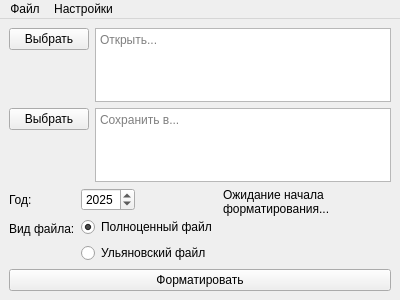
<?xml version="1.0" encoding="UTF-8"?>
<ui version="4.0">
 <class>MainWindow</class>
 <widget class="QMainWindow" name="MainWindow">
  <property name="geometry">
   <rect>
    <x>0</x>
    <y>0</y>
    <width>400</width>
    <height>300</height>
   </rect>
  </property>
  <property name="minimumSize">
   <size>
    <width>400</width>
    <height>300</height>
   </size>
  </property>
  <property name="windowTitle">
   <string>Кадровые данные</string>
  </property>
  <widget class="QWidget" name="centralwidget">
   <layout class="QVBoxLayout" name="verticalLayout_3">
    <item>
     <layout class="QFormLayout" name="formLayout">
      <item row="0" column="1">
       <widget class="QTextEdit" name="textEditSelectedFilePath">
        <property name="sizePolicy">
         <sizepolicy hsizetype="Expanding" vsizetype="Expanding">
          <horstretch>0</horstretch>
          <verstretch>0</verstretch>
         </sizepolicy>
        </property>
        <property name="placeholderText">
         <string>Открыть...</string>
        </property>
       </widget>
      </item>
      <item row="1" column="1">
       <widget class="QTextEdit" name="textEditResultPath">
        <property name="sizePolicy">
         <sizepolicy hsizetype="Expanding" vsizetype="Expanding">
          <horstretch>0</horstretch>
          <verstretch>0</verstretch>
         </sizepolicy>
        </property>
        <property name="placeholderText">
         <string>Сохранить в...</string>
        </property>
       </widget>
      </item>
      <item row="0" column="0">
       <widget class="QPushButton" name="btnOpenFile">
        <property name="sizePolicy">
         <sizepolicy hsizetype="Maximum" vsizetype="Maximum">
          <horstretch>0</horstretch>
          <verstretch>0</verstretch>
         </sizepolicy>
        </property>
        <property name="text">
         <string>Выбрать</string>
        </property>
       </widget>
      </item>
      <item row="1" column="0">
       <widget class="QPushButton" name="btnSelectResultPath">
        <property name="sizePolicy">
         <sizepolicy hsizetype="Maximum" vsizetype="Maximum">
          <horstretch>0</horstretch>
          <verstretch>0</verstretch>
         </sizepolicy>
        </property>
        <property name="text">
         <string>Выбрать</string>
        </property>
       </widget>
      </item>
     </layout>
    </item>
    <item>
     <layout class="QHBoxLayout" name="horizontalLayout">
      <item>
       <layout class="QFormLayout" name="formLayoutSettings">
        <item row="0" column="0">
         <widget class="QLabel" name="labelYear">
          <property name="sizePolicy">
           <sizepolicy hsizetype="Maximum" vsizetype="Preferred">
            <horstretch>0</horstretch>
            <verstretch>0</verstretch>
           </sizepolicy>
          </property>
          <property name="text">
           <string>Год:</string>
          </property>
         </widget>
        </item>
        <item row="0" column="1">
         <widget class="QSpinBox" name="spinBoxFileYear">
          <property name="sizePolicy">
           <sizepolicy hsizetype="Maximum" vsizetype="Fixed">
            <horstretch>0</horstretch>
            <verstretch>0</verstretch>
           </sizepolicy>
          </property>
          <property name="minimum">
           <number>2000</number>
          </property>
          <property name="maximum">
           <number>3000</number>
          </property>
          <property name="value">
           <number>2025</number>
          </property>
         </widget>
        </item>
        <item row="1" column="0">
         <widget class="QLabel" name="labelFileType">
          <property name="sizePolicy">
           <sizepolicy hsizetype="Maximum" vsizetype="Preferred">
            <horstretch>0</horstretch>
            <verstretch>0</verstretch>
           </sizepolicy>
          </property>
          <property name="text">
           <string>Вид файла:</string>
          </property>
         </widget>
        </item>
        <item row="1" column="1">
         <layout class="QVBoxLayout" name="verticalLayout">
          <item>
           <widget class="QRadioButton" name="radioBtnFullFile">
            <property name="text">
             <string>Полноценный файл</string>
            </property>
            <property name="checked">
             <bool>true</bool>
            </property>
           </widget>
          </item>
          <item>
           <widget class="QRadioButton" name="radioBtnULFile">
            <property name="text">
             <string>Ульяновский файл</string>
            </property>
           </widget>
          </item>
         </layout>
        </item>
       </layout>
      </item>
      <item>
       <widget class="QLabel" name="labelError">
        <property name="sizePolicy">
         <sizepolicy hsizetype="Expanding" vsizetype="Expanding">
          <horstretch>0</horstretch>
          <verstretch>0</verstretch>
         </sizepolicy>
        </property>
        <property name="text">
         <string>Ожидание начала форматирования...</string>
        </property>
        <property name="alignment">
         <set>Qt::AlignLeading|Qt::AlignLeft|Qt::AlignTop</set>
        </property>
        <property name="wordWrap">
         <bool>true</bool>
        </property>
       </widget>
      </item>
     </layout>
    </item>
    <item>
     <widget class="QPushButton" name="btnDoFormatToCSV">
      <property name="text">
       <string>Форматировать</string>
      </property>
     </widget>
    </item>
   </layout>
  </widget>
  <widget class="QMenuBar" name="menuBar">
   <property name="geometry">
    <rect>
     <x>0</x>
     <y>0</y>
     <width>400</width>
     <height>21</height>
    </rect>
   </property>
   <widget class="QMenu" name="menu_settings">
    <property name="title">
     <string>Настройки</string>
    </property>
    <addaction name="actionOpenSheetSettingsWindow"/>
    <addaction name="actionSettingsListIgnore"/>
   </widget>
   <widget class="QMenu" name="menu_file">
    <property name="title">
     <string>Файл</string>
    </property>
    <addaction name="actionImport"/>
    <addaction name="actionExport"/>
   </widget>
   <addaction name="menu_file"/>
   <addaction name="menu_settings"/>
  </widget>
  <action name="actionOpenSheetSettingsWindow">
   <property name="text">
    <string>Открыть настройки листов</string>
   </property>
  </action>
  <action name="actionSettingsListIgnore">
   <property name="text">
    <string>Игнориривать листы...</string>
   </property>
  </action>
  <action name="actionImport">
   <property name="text">
    <string>Импортировать настройки</string>
   </property>
  </action>
  <action name="actionExport">
   <property name="text">
    <string>Экспортировать настройки</string>
   </property>
  </action>
 </widget>
 <tabstops>
  <tabstop>spinBoxFileYear</tabstop>
  <tabstop>radioBtnFullFile</tabstop>
  <tabstop>radioBtnULFile</tabstop>
  <tabstop>btnDoFormatToCSV</tabstop>
 </tabstops>
 <resources/>
 <connections/>
</ui>
